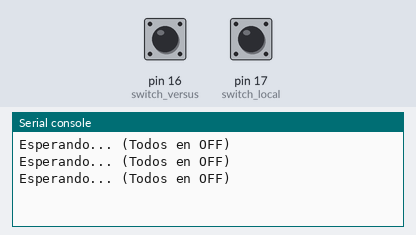
This program was run on a simulated MicroPython board. Shown: the last lines printed to the serial console. The inputs (shaded band) are chosen by the test bench; at power-on: pin 16 (switch_versus) LOW, pin 17 (switch_local) LOW.

Above: at 1.2 s.
1.3 s: pin 16 (switch_versus) pulled HIGH for 0.6 s
At 1.9 s:
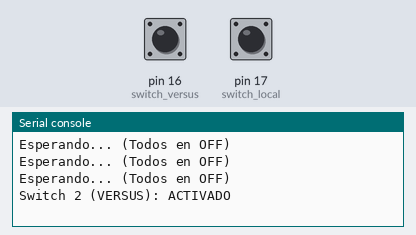
3.4 s: pin 17 (switch_local) pulled HIGH for 0.6 s
At 3.9 s:
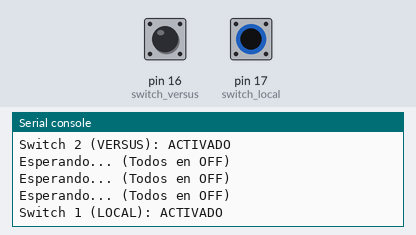

The program:

Prueba_Switch.py
```python
from machine import Pin
import time

#Prueba del dip swhitch
switch_local = Pin(17, Pin.IN, Pin.PULL_DOWN)
switch_versus = Pin(16, Pin.IN, Pin.PULL_DOWN)

while True:
    estado_local = switch_local.value()
    estado_versus = switch_versus.value()

    if estado_local == 1:
        print("Switch 1 (LOCAL): ACTIVADO")

    if estado_versus == 1:
        print("Switch 2 (VERSUS): ACTIVADO")

    if estado_local == 0 and estado_versus == 0:
        print("Esperando... (Todos en OFF)")

    time.sleep(0.5)
```

Measured:
- after the input at 1.3 s, the serial console: prints a new line after 0.20 s (image 1)
- after the input at 3.4 s, the serial console: prints a new line after 0.10 s (image 2)
